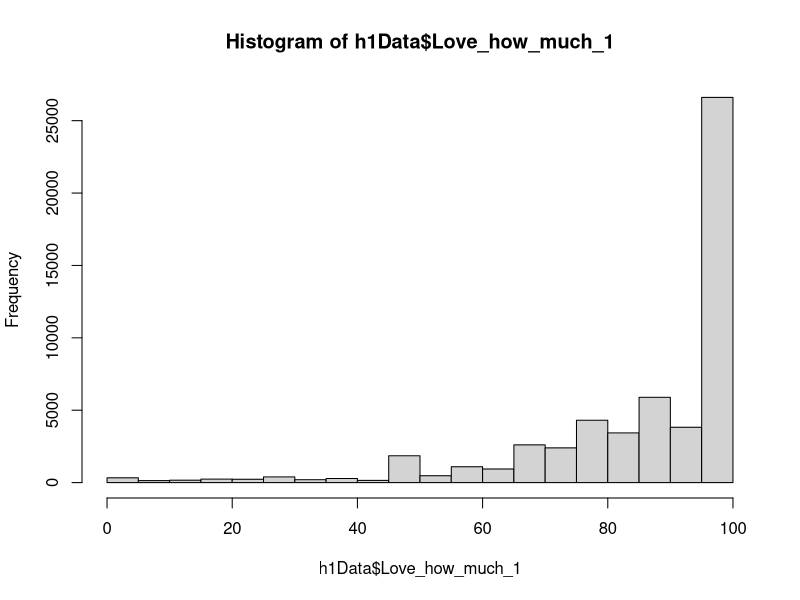
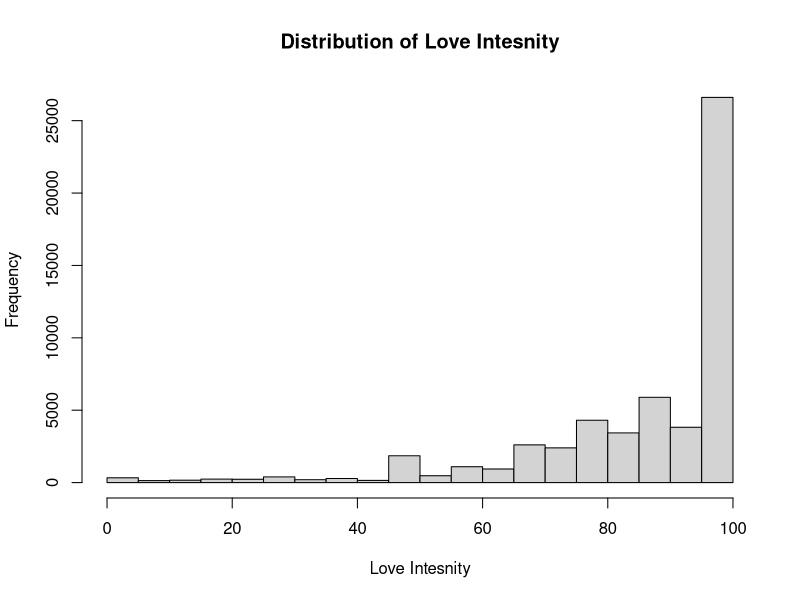

These figures' R source, in order: (Note: this script raises an error after producing the figures.)
## ---- chunk 1
# Open the project's .Rproj file before running chunks.
# Install psych once in the Console if needed: install.packages("psych")
install.packages("psych")
library(psych)

library(readr)
h1Data <- read_csv("Data/processed_data/h1.csv")

h2Data <- read_csv("Data/processed_data/h2.csv")

## ---- chunk 2
# A histogram groups numerical values into intervals (bins).
# Bar height shows how many observations fall in each interval.
# Start by looking at the distribution before calculating summary statistics.

hist(h1Data$Love_how_much_1)

# add readable labels 
hist(h1Data$Love_how_much_1,
     main="Distribution of Love Intesnity",
     xlab = "Love Intesnity")


# Add readable labels to the same histogram.
## ---- chunk 3
# Mean: add the scores and divide by the number of observed responses.


#a numerical summary of H1 love intensity
psych::describe(h1Data["Love_how_much_1"])

mean(h2Data$all_love_score, na.rm=T)
# Median: the middle score after sorting the responses.
median(h2Data$all_love_score, na.rm=T)
# Table: count how many people are in each category. #I used my h1 for this table
table(h1Data$Sex, useNA="ifany")
# Range: return the minimum and maximum, rather than their difference.
range(h2Data$all_love_score, na.rm=T)
# IQR: the 75th percentile minus the 25th percentile.
IQR(h2Data$all_love_score, na.rm=T)
## ---- chunk 4
# scale() uses z = (original score - mean) / standard deviation by default.
# Keep the original commitment scores and store the standardized values separately.
# scale() returns a matrix; as.numeric() makes a simple numeric column.
h2Data$all_love_score_z <- scale(h2Data$all_love_score)
# Standardized scores have mean approximately 0 and standard deviation 1.
mean(h2Data$all_love_score_z, na.rm=T)

sd(h2Data$all_love_score_z, na.rm=T)

## ---- chunk 5
# Covariance describes whether two variables tend to move together.
# Positive: higher values tend to occur together. Negative: higher values tend to accompany lower values.
# Its size depends on the units and is not restricted to -1 through 1.
cov(h2Data$all_love_score, h2Data$Relationship_length, use="complete.obs")
# Pearson correlation expresses a linear association on a -1 to 1 scale.
cor(h2Data$all_love_score, h2Data$Relationship_length, use="complete.obs")
# Select numerical variables only; do not include participant IDs or category codes.
corData <- h2Data[,c("Relationship_length", "all_love_score")]
# A correlation matrix gives the correlation for each pair of columns.
# The diagonal is 1 because each variable is correlated with itself.
cor(corData, use ="complete.obs")
## ---- chunk 6
# summary() reports minimum, quartiles, median, mean, maximum, and missing counts when present.
summary(corData)
# psych::describe() reports n, mean, SD, median, minimum, maximum, range width (max minus min), skewness, kurtosis, and other summaries.
psych::describe(corData) 

# However it does not report every statistic above: compute IQR, cov(), and cor() separately.
